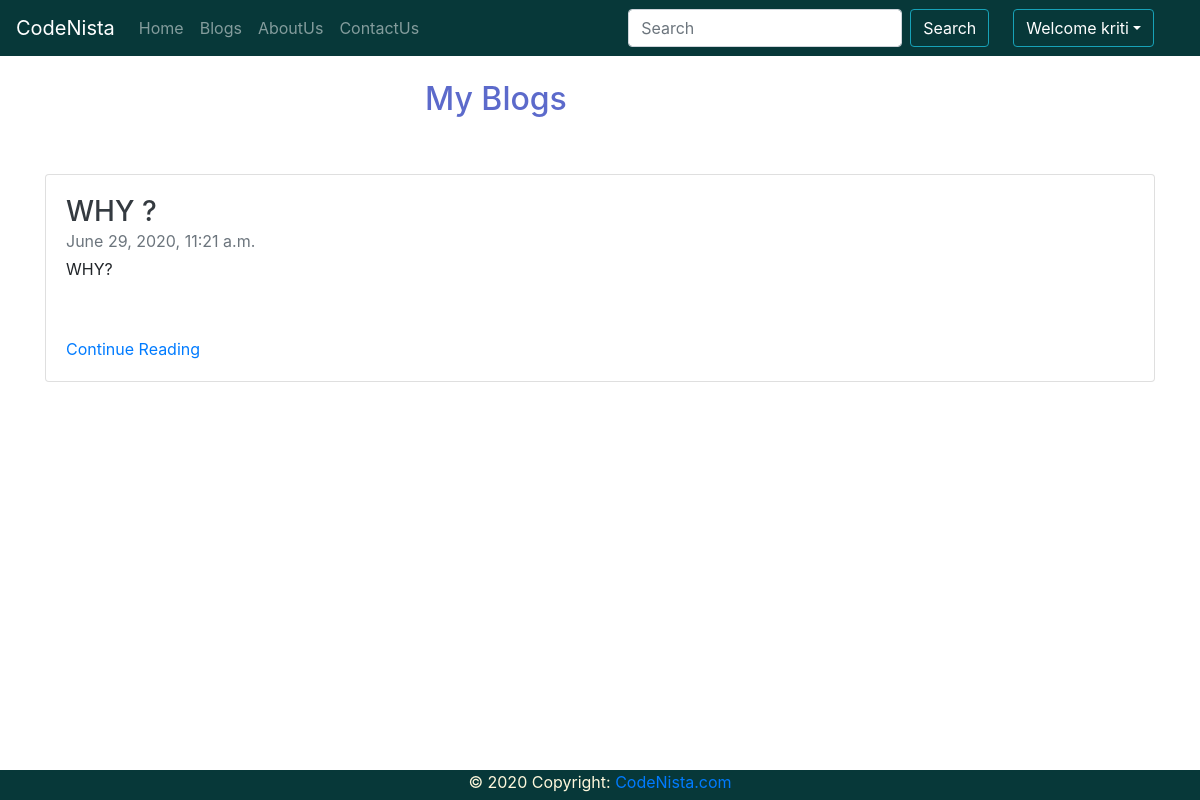
Page /blog/myblogs (signed in) on the committed database.
### blog/models.py (models this page shows, shortened)
class Post(models.Model):
    sno = models.AutoField(primary_key=True)
    title = models.CharField(max_length=255)
    summary = models.CharField(max_length=300)
    content = models.TextField()
    author = models.CharField(max_length=20)
    slug = models.CharField(max_length=500)
    timestamp = models.DateTimeField(default=now,blank=True)

### blog/views.py (the view)
# urls.py: path('myblogs',views.myblogs,name='myblogs'),
def myblogs(request):
    if request.user.is_anonymous:
        messages.error(request,'Please Login To View Your Posts')
        return HttpResponseRedirect('/')
    else:
        posts = Post.objects.filter(author=request.user)
        context={
            'posts':posts,
        }
        return render(request,'blog/myblogs.html',context)

### templates/blog/myblogs.html (shortened to what this page needs)
{% extends 'base.html' %}
{% block body %}
<div class="container mt-4 mb-5">
    {% if posts.count > 0 %}
    <div class="row">
        <div class="col-sm">
        </div>
        <div class="col-sm">
            <h2 class="center" style="color:#5c6acb">My Blogs </h2>
        </div>
        <div class="col-sm">
        </div>
    </div>
    {% for post in posts %}
    <div class="row mt-5 mb-2">
        <div class="col-sm">
          <div class="card flex-md-row mb-4 box-shadow h-md-250">
            <div class="card-body d-flex flex-column align-items-start">
              <h3 class="mb-0">
                <a class="text-dark text-uppercase" href="/blog/myblogs">{{post.title}}</a>
              </h3>
              <div class="mb-1 text-muted">{{post.timestamp}}</div>
              <p class="card-text mb-auto">{{post.content|safe|truncatechars:200}}</p>
              <br>
              <a href="/blog/{{post.slug}}">Continue Reading</a>
            </div>
          </div>
        </div>
    </div>
    {% endfor %}
    {% endif %}
</div>
{% endblock body %}

### templates/navbar.html (shortened to what this page needs)
<nav class="navbar navbar-expand-lg navbar-dark" style="background-color:#073839">
    <a class="navbar-brand" href="/">CodeNista</a>
    <div class="collapse navbar-collapse" id="navbarSupportedContent">
      <ul class="navbar-nav mr-auto">
        <li class="nav-item">
          <a class="nav-link" href="/">Home <span class="sr-only">(current)</span></a>
        </li>
        <li class="nav-item">
          <a class="nav-link" href="/blog/">Blogs</a>
        </li>
        <li class="nav-item">
          <a class="nav-link" href="/about/">AboutUs</a>
        </li>
        <li class="nav-item">
          <a class="nav-link" href="/contact/">ContactUs</a>
        </li>
      </ul>
      <form method="get" action="/search" class="form-inline my-2 my-lg-0">
        <input class="form-control mr-sm-2" type="search" placeholder="Search" name="search" id="search" aria-label="Search">
        <button class="btn btn-outline-info my-2 mr-2 my-sm-0" style="color:white" type="submit">Search</button>
      </form>
      {% if user.is_authenticated %}
      <ul class="navbar-nav ml-2" style='margin-right:30px'>
        <li class="nav-item dropdown">
        <a class="dropdown-toggle ml-2 btn btn-outline-info" style="color:white" href="#" id="navbarDropdown" role="button" data-toggle="dropdown" aria-haspopup="true" aria-expanded="false">Welcome {{user.username}}</a>
        </li>
      </ul>
      {% endif %}
    </div>
  </nav>

### rows in the picture
Post: title "WHY ?", timestamp "June 29, 2020, 11:21 a.m.", content "WHY?"

### other values in the picture
{{ user.username }} "kriti"
